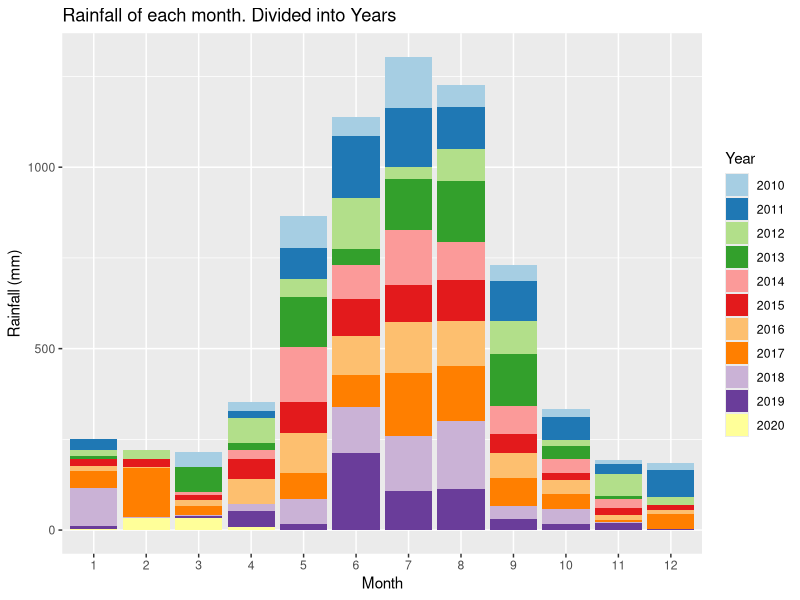
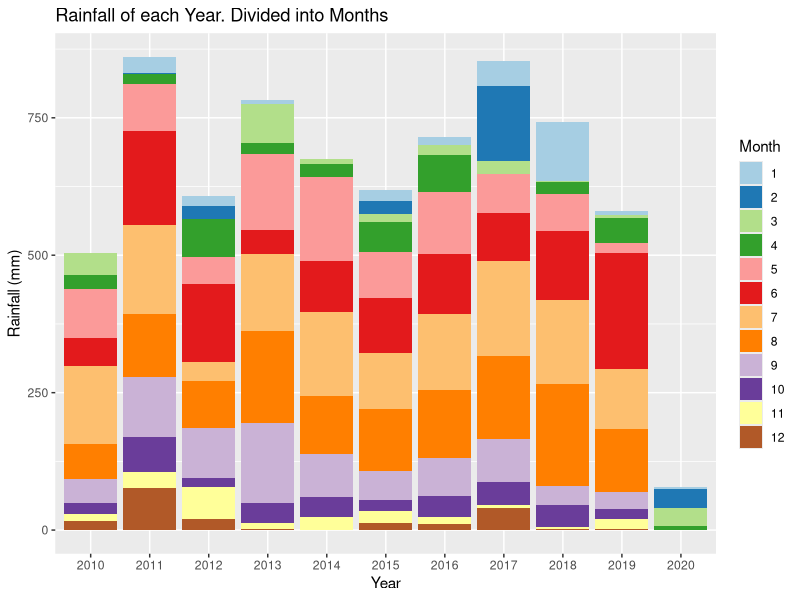
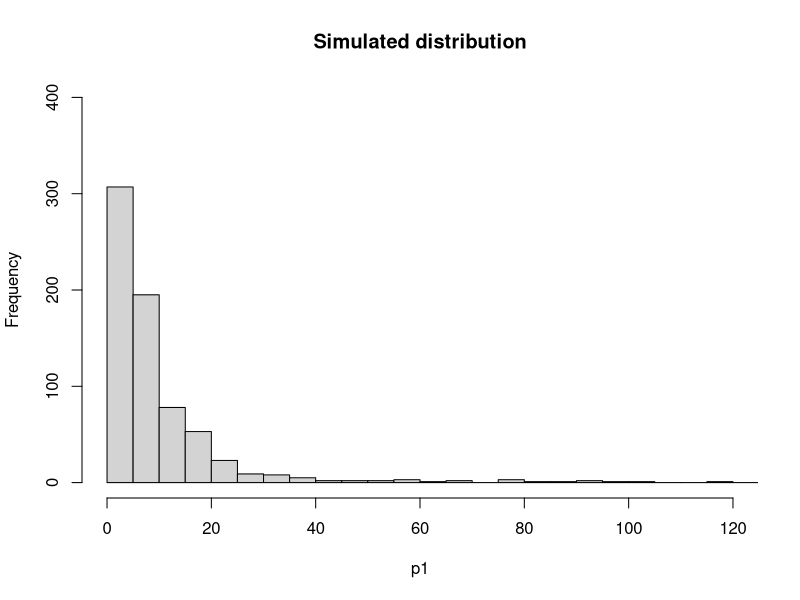
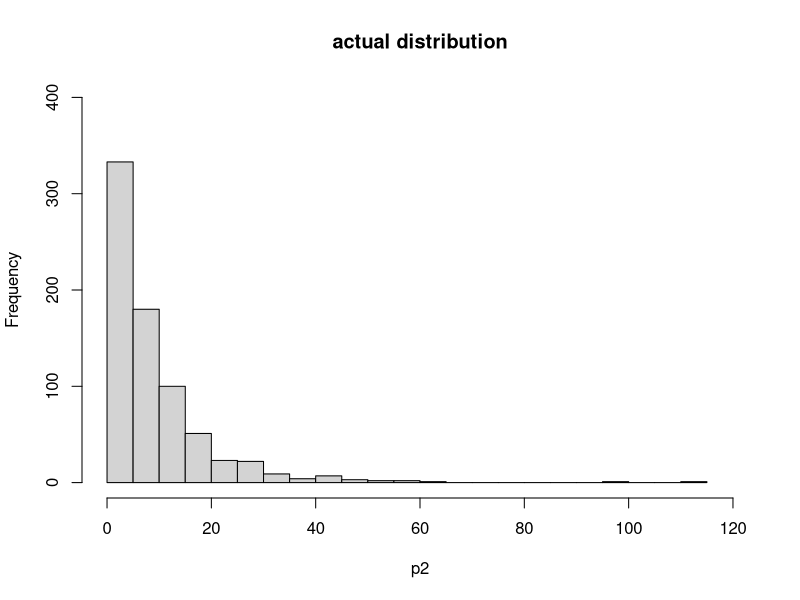
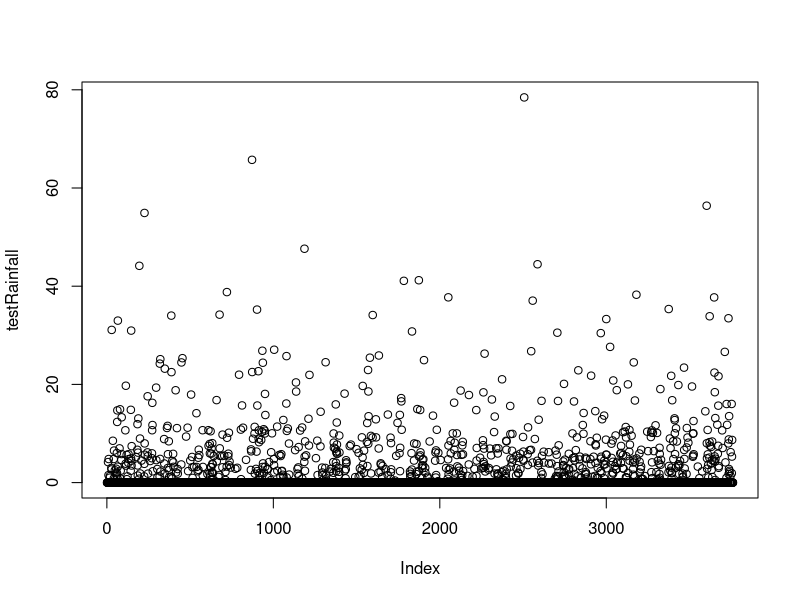
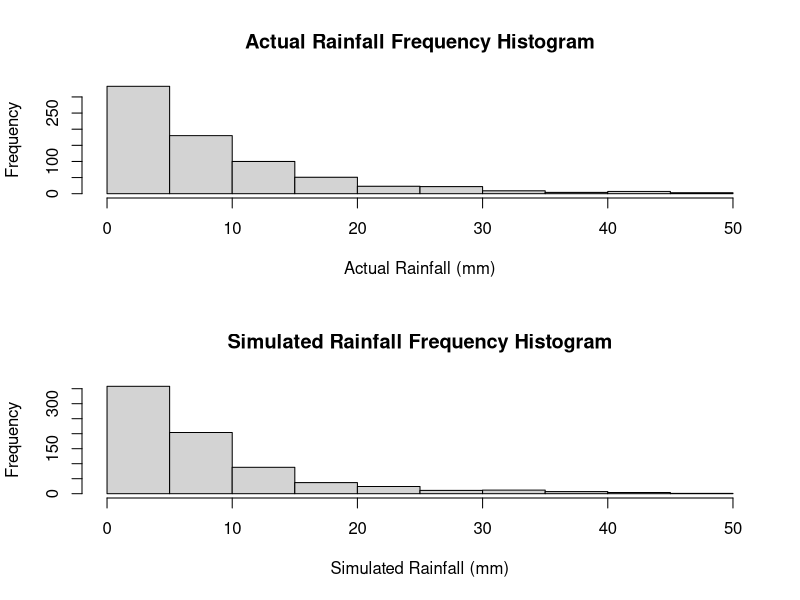
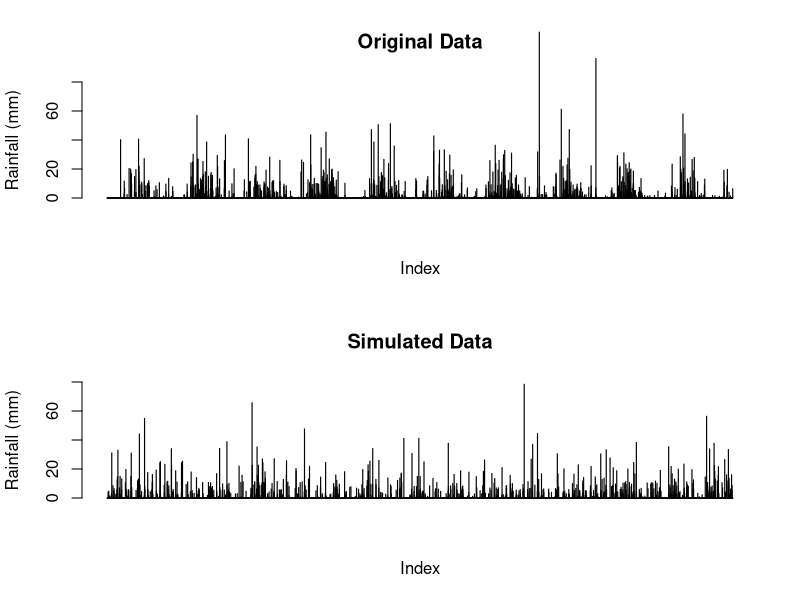
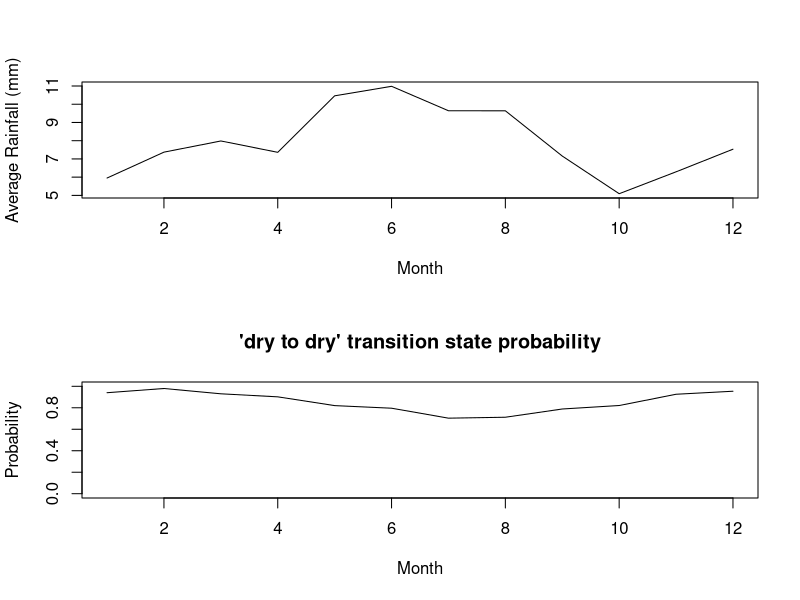

Recreate these plots in R, in order.
## ---- chunk 1
knitr::opts_chunk$set(echo = TRUE)
## ---- chunk 2
# Reading in the data from the csv file
data <-  read.csv("IDCJAC0009_009225_1800_Data.csv")
weather_data <- data
weather_data <- weather_data[which(is.na(weather_data$Rainfall.amount..millimetres.) == FALSE),] # Excludes rows with no rainfall record made 
## ---- chunk 3
weather_data$date <- do.call(paste, c(weather_data[c("Day", "Month", "Year")], sep = "-")) # Creating a column that contains the date for easy indentification
## ---- chunk 4
# Function to categorise day as either 'wet' or 'dry' for the Markov Chain functions
state <- function(x){
  stateList <- c()
  for(ii in 1:length(x)){
    if(x[ii] < 1){
      stateList <- c(stateList, "dry")
    }
    if(x[ii] >= 1){
      stateList <- c(stateList, "wet")
    }
  }
  return(stateList)
}
weather_data$state <- state(weather_data$Rainfall.amount..millimetres.)
## ---- chunk 5
# Function establishing Markov Chain transition state. Establishing the relationship between the rainfall of a given day and the day before it.
transitionState <- function(x){
  transitionStateList <- c('') # Can't find transition state of first observation.
  for(i in 2:length(x)){
    if(x[i] == "dry"){
      if (x[i-1] == "dry"){
        transitionStateList <- c(transitionStateList, "DryToDry")
      }
      else {
        transitionStateList <- c(transitionStateList, "WetToDry")
      }
    }
    if(x[i] == "wet"){
      if (x[i-1] == "dry"){
        transitionStateList <- c(transitionStateList, "DryToWet")
      }
      else {
        transitionStateList <- c(transitionStateList, "WetToWet")
      }
    }
  }
  return(transitionStateList)
}
weather_data$transitionState <- transitionState(weather_data$state)
## ---- chunk 6
train_data <- subset(weather_data, Year >= 2010) # Only look at the most recent, relevant data.
library(ggplot2)
library(RColorBrewer)

# Explorative plots investigating the distribution of rainfall across months and years

# Plotting the rainfall data (grouped by years and months)
# Distribution of rainfall by month (segmented by year)
ggplot(train_data, aes(x = factor(Month), y = Rainfall.amount..millimetres., fill = factor(Year))) + 
  geom_bar(stat = "identity") + 
  scale_fill_brewer(palette = "Paired") + 
  xlab("Month")+
  ylab("Rainfall (mm)")+
  labs(fill = "Year")+
  ggtitle("Rainfall of each month. Divided into Years")
# There does appear to be a rough distribution of rainfall by month. Most years May, June, July, August, and September (month 5-9) have the most rain. There are outliers

ggplot(train_data, aes(x = factor(Year), y = Rainfall.amount..millimetres., fill = factor(Month))) + 
  geom_bar(stat = "identity") + 
  scale_fill_brewer(palette = "Paired") + 
  xlab("Year")+
  ylab("Rainfall (mm)")+
  labs(fill = "Month")+
  ggtitle("Rainfall of each Year. Divided into Months")
# There does not appear to be any obvious pattern in the rainfall across the 10 years (note. 2020 only contains 4 months of data, hence the low rainfall). The average looks to be around 650-700 mm. 
## ---- chunk 7
table(train_data$Month, train_data$Year) # only four months of data in 2020
## ---- chunk 8
#Calculating transition state probabilities, in general (no respect to month or season)
weatherTable <- table(train_data$transitionState)

probWetToWet = weatherTable['WetToWet'] / (weatherTable['WetToWet'] + weatherTable['WetToDry'])
probWetToWet

probDryToDry = weatherTable['DryToDry'] / (weatherTable['DryToDry'] + weatherTable['DryToWet'])
probDryToDry
## ---- chunk 9
#Basic generator (No seasonal variation)

currentState = "dry" # Years start with very little rain, so more likely to start dry

#calculated above
generateRainfallBasic <- function(genLength){
  rainAmountList <- c()
  for (i3 in 1:genLength){
    if (currentState == "dry"){
      if (runif(1) < probDryToDry){
        currentState = "dry"
      }
      else{
        currentState = "wet"
      }
    }
    else if (currentState == "wet"){
      if (runif(1) < probWetToWet){
        currentState = "wet"
      }
      else{
        currentState = "dry"
      }
    }
                                      #generating amount of rainfall if state is wet, else 0
    if (currentState == "wet"){
      rainAmount <- 5*exp(rnorm(1))
      rainAmountList <- c(rainAmountList, rainAmount)
    }
    else{
      rainAmountList <- c(rainAmountList, 0)
    }
  }
  return(rainAmountList)
}
## ---- chunk 10
#comparing log-normal against actual data, veeerryyyy close fit, will use log-normal for rainfall sim
p1 <- 5*exp(rnorm(732))
p1 <- p1[p1>1]
hist(p1, breaks = 30, xlim = c(0,120), ylim = c(0,400), main = "Simulated distribution")

p2 <- train_data$Rainfall.amount..millimetres.[train_data$Rainfall.amount..millimetres.>1]
hist(p2, breaks = 30, xlim = c(0,120), ylim = c(0,400), main = "actual distribution")

## ---- chunk 11
#Basic generator tests
testRainfall = generateRainfallBasic(3761)
plot(testRainfall)

par(mfrow=c(2,1))
hist(train_data$Rainfall.amount..millimetres.[train_data$Rainfall.amount..millimetres.>1 & train_data$Rainfall.amount..millimetres.<50], xlab = "Actual Rainfall (mm)", main = "Actual Rainfall Frequency Histogram")
hist(testRainfall[testRainfall > 1 & testRainfall <50], xlab = "Simulated Rainfall (mm)", main = "Simulated Rainfall Frequency Histogram")

par(mfrow=c(2,1))
barplot(train_data$Rainfall.amount..millimetres., ylim = c(0,80), main = "Original Data", ylab = "Rainfall (mm)", xlab = "Index")
barplot(testRainfall, ylim = c(0,80), main = "Simulated Data", ylab = "Rainfall (mm)", xlab = "Index")
## ---- chunk 12
#Calculates the transition probabilities for each month
transitonStatesMonthsFrame <- data.frame(list(rep(0, 12), list(rep(0, 12), list(rep(0, 12), list(rep(0, 12)))))) #Initialises 12x4 frame filled with zeroes (4 columns for each transition state, 12 rows for each month)
names(transitonStatesMonthsFrame) <- c('DryToDry', 'DryToWet', 'WetToDry', 'WetToWet')

#Makes the dataframe with the count of each transition state with each month
for (i4 in 1:dim(train_data)[1]){
  tempTransitionState <- train_data[i4, 'transitionState']
  tempMonth <- train_data[i4, 'Month'] 
  transitonStatesMonthsFrame[tempMonth, tempTransitionState] <- transitonStatesMonthsFrame[tempMonth, tempTransitionState]+1 # increase count of tempTransitionState for month tempMonth by 1
}
## ---- chunk 13
#Calculates the transition state probabilities for each month in the data frame
probTransitonStatesMonthsFrame <- transitonStatesMonthsFrame
for (i in 1:dim(transitonStatesMonthsFrame)[1]){
  
  probTransitonStatesMonthsFrame[i, 'DryToDry'] <- transitonStatesMonthsFrame[i, 'DryToDry'] / (transitonStatesMonthsFrame[i, 'DryToDry'] + transitonStatesMonthsFrame[i, 'DryToWet'])
  
  probTransitonStatesMonthsFrame[i, 'DryToWet'] <- transitonStatesMonthsFrame[i, 'DryToWet'] / (transitonStatesMonthsFrame[i, 'DryToDry'] + transitonStatesMonthsFrame[i, 'DryToWet'])
    
  probTransitonStatesMonthsFrame[i, 'WetToDry'] <- transitonStatesMonthsFrame[i, 'WetToDry'] / (transitonStatesMonthsFrame[i, 'WetToDry'] + transitonStatesMonthsFrame[i, 'WetToWet'])
    
  probTransitonStatesMonthsFrame[i, 'WetToWet'] <- transitonStatesMonthsFrame[i, 'WetToWet'] / (transitonStatesMonthsFrame[i, 'WetToDry'] + transitonStatesMonthsFrame[i, 'WetToWet'])
}
## ---- chunk 14
#testing average rainfall when its rains in each month, and for wettowet vs drytowet transitions.
test_w2w <- train_data$Rainfall.amount..millimetres.[train_data$transitionState == "WetToWet"]
test_d2w <- train_data$Rainfall.amount..millimetres.[train_data$transitionState == "DryToWet"]
mean(test_w2w)
mean(test_d2w)
wilcox.test(test_d2w, test_w2w)
#since resulting wilcox test p-value is 0.85, we conclude that theres no difference in rainfall depending on the transition state, and do not need to include it in our model.

test_rainfallPerMonth <- train_data[train_data$state == "wet",c(4,6)]
kruskal.test(Rainfall.amount..millimetres. ~ Month, data = test_rainfallPerMonth)
#p-val = 0.00016, therefore difference between average rainfall for each month

rm(test_d2w)
rm(test_w2w)

rm(test_rainfallPerMonth)

## ---- chunk 15
#calculating the mean rainfall when it rains for each month, to change how much it rains according to the generator later on. Limited to less than 60 mls as the dataset is not large enough for large rainfall amounts (such as 114ml in feburary) to not throw the mean off.
rainMonthData <- c()
for (i in 1:12){
  temp<- train_data$Rainfall.amount..millimetres.[train_data$state == "wet" & train_data$Month == i & train_data$Rainfall.amount..millimetres. < 60]
  rainMonthData <- c(rainMonthData, list(temp))
  rm(temp)
}

rainfallAvgMonth <- sapply(rainMonthData, mean)

## ---- chunk 16
plot(c(1:12), rainfallAvgMonth, type = "l", xlab = "Month", ylab = "Average Rainfall (mm)")
## ---- chunk 17
#How the transition state probabilities vary for each month
plot(probTransitonStatesMonthsFrame$DryToDry, ylim = c(0,1), xlab = "Month", main = "'dry to dry' transition state probability", type = 'l', ylab = "Probability")
plot(probTransitonStatesMonthsFrame$WetToWet, ylim = c(0,1), xlab = "Month", main = "'wet to wet' transition state probability", type = 'l', ylab = "Probability")
## ---- chunk 18

#weather generator accounting  for seasonal variation of transition states 
#yes this is just a spicy version of basic generator it's mostly the same in fact if i forget to even do this it is the same

#Weather generator accounting  for seasonal variation of transition states or something i hope
#Yes this is just a spicy version of basic generator it's mostly the same in fact if i forget to even do this it is the same


generateRainfallSeasonal <- function(input){
  # input must be weather_data or a subset of weather_data
  currentState = "dry" #can make this into a random choice later
  rainAmountList <- c()
  for (i5 in 1:dim(input)[1]){
    if (currentState == "dry"){
      if (runif(1) < probTransitonStatesMonthsFrame[input[i5, 'Month'], 'DryToDry']){ #now inputs depending on the month of input
        currentState = "dry"
      }
      else{
        currentState = "wet"
      }
    }
    else if (currentState == "wet"){
      if (runif(1) < probTransitonStatesMonthsFrame[input[i5, 'Month'], 'WetToWet']){
        currentState = "wet"
      }
      else{
        currentState = "dry"
      }
    }
                                      #generating amount of rainfall if state is wet, else 0
    if (currentState == "wet"){
      
      #rainAmount <- 5*exp(rnorm(1)) #now log-normal dist, 5 used because is close to mean of weather_data's / the mean of what exp(rnorm(1)) is by default /// Old Version 
      rainAmount <- rainfallAvgMonth[input[i5, 'Month']]*exp(rnorm(1))/1.648 #average of exp(rnorm(1)) is ~1.648, so we divide by that so the average of each month will just be the actual average calculated from rainfallAvgMonth.
      
      rainAmountList <- c(rainAmountList, rainAmount)
    }
    else{
      rainAmountList <- c(rainAmountList, 0)
    }
  }
  return(rainAmountList)
}
## ---- chunk 19
#testing code for seasonal generator
inputSeasonalRainfall <- dplyr::select(train_data, 'Year', 'Month', 'Day') #using existing train data's dates to input to function, instead of putting in just how many to generate

testSeasonalRainfall = generateRainfallSeasonal(inputSeasonalRainfall)
## ---- chunk 20
par(mfrow=c(2,1))
barplot(train_data$Rainfall.amount..millimetres., ylim = c(0,80), main = "Original Data", ylab = "Rainfall (mm)", xlab = "Index")
barplot(testSeasonalRainfall, ylim = c(0,80), main = "Simulated Data - seasonal", ylab = "Rainfall (mm)", xlab = "Index")
## ---- chunk 21
#comparing log-normal against actual data, veery close fit, will use log-normal for rainfall sim
p1 <- 5*exp(rnorm(732))
p1 <- p1[p1>1]
hist(p1, breaks = 30, xlim = c(0,120), ylim = c(0,400), main = "Simulated distribution")

p2 <- train_data$Rainfall.amount..millimetres.[train_data$Rainfall.amount..millimetres.>1]
hist(p2, breaks = 30, xlim = c(0,120), ylim = c(0,400), main = "actual distribution")

## ---- chunk 22
set.seed(100345)

sampID <- sample.int(nrow(train_data), size = 0.5*nrow(train_data), replace = FALSE)
train_data <- train_data[sampID,] # 50% of data for training
test_data <- train_data[-sampID,] # 50% for testing
## ---- chunk 23
#code to calculate transition probabilities for each month (copied from earlier)

transitonStatesMonthsFrame <- data.frame(list(rep(0, 12), list(rep(0, 12), list(rep(0, 12), list(rep(0, 12)))))) #initialising frame by creating 12x4 frame filled with zeroes
names(transitonStatesMonthsFrame) <- c('DryToDry', 'DryToWet', 'WetToDry', 'WetToWet') #name da columns

for (i4 in 1:dim(train_data)[1]){ #making dataframe with count of each transition state for each month
  tempTransitionState <- train_data[i4, 'transitionState']
  tempMonth <- train_data[i4, 'Month']
  transitonStatesMonthsFrame[tempMonth, tempTransitionState] <- transitonStatesMonthsFrame[tempMonth, tempTransitionState]+1
}
## ---- chunk 24
#also copied from earlier
probTransitonStatesMonthsFrame<- transitonStatesMonthsFrame
for (i in 1:dim(transitonStatesMonthsFrame)[1]){ #calculating transition probs for each month in df
  
  probTransitonStatesMonthsFrame[i, 'DryToDry'] <- transitonStatesMonthsFrame[i, 'DryToDry'] / (transitonStatesMonthsFrame[i, 'DryToDry'] + transitonStatesMonthsFrame[i, 'DryToWet'])
  
  probTransitonStatesMonthsFrame[i, 'DryToWet'] <- transitonStatesMonthsFrame[i, 'DryToWet'] / (transitonStatesMonthsFrame[i, 'DryToDry'] + transitonStatesMonthsFrame[i, 'DryToWet'])
    
  probTransitonStatesMonthsFrame[i, 'WetToDry'] <- transitonStatesMonthsFrame[i, 'WetToDry'] / (transitonStatesMonthsFrame[i, 'WetToDry'] + transitonStatesMonthsFrame[i, 'WetToWet'])
    
  probTransitonStatesMonthsFrame[i, 'WetToWet'] <- transitonStatesMonthsFrame[i, 'WetToWet'] / (transitonStatesMonthsFrame[i, 'WetToDry'] + transitonStatesMonthsFrame[i, 'WetToWet'])
}
## ---- chunk 25
#generate test data
testSeasonalRainfall50 = generateRainfallSeasonal(train_data)
## ---- chunk 26
par(mfrow = c(2, 1))

barplot(testSeasonalRainfall50, ylab = "Rainfall (mm)", xlab = "index", main = "Simulated data")
barplot(test_data$Rainfall.amount..millimetres., ylab = "Rainfall (mm)", xlab  = "index", main = "Actual data")
## ---- chunk 27
train_data <- subset(weather_data, Year >= 2010)
train10_data <- subset(weather_data, Year >= 2009 & Year < 2019)
data_2019 <- subset(weather_data, Year == 2019)
## ---- chunk 28
#code to calculate transition probabilities for each month (copied from earlier)

transitonStatesMonthsFrame <- data.frame(list(rep(0, 12), list(rep(0, 12), list(rep(0, 12), list(rep(0, 12)))))) #initialising frame by creating 12x4 frame filled with zeroes
names(transitonStatesMonthsFrame) <- c('DryToDry', 'DryToWet', 'WetToDry', 'WetToWet') #name da columns

for (i4 in 1:dim(train10_data)[1]){ #making dataframe with count of each transition state for each month
  tempTransitionState <- train10_data[i4, 'transitionState']
  tempMonth <- train10_data[i4, 'Month']
  transitonStatesMonthsFrame[tempMonth, tempTransitionState] <- transitonStatesMonthsFrame[tempMonth, tempTransitionState]+1
}
## ---- chunk 29
#also copied from earlier
probTransitonStatesMonthsFrame<- transitonStatesMonthsFrame
for (i in 1:dim(transitonStatesMonthsFrame)[1]){ #calculating transition probs for each month in df
  
  probTransitonStatesMonthsFrame[i, 'DryToDry'] <- transitonStatesMonthsFrame[i, 'DryToDry'] / (transitonStatesMonthsFrame[i, 'DryToDry'] + transitonStatesMonthsFrame[i, 'DryToWet'])
  
  probTransitonStatesMonthsFrame[i, 'DryToWet'] <- transitonStatesMonthsFrame[i, 'DryToWet'] / (transitonStatesMonthsFrame[i, 'DryToDry'] + transitonStatesMonthsFrame[i, 'DryToWet'])
    
  probTransitonStatesMonthsFrame[i, 'WetToDry'] <- transitonStatesMonthsFrame[i, 'WetToDry'] / (transitonStatesMonthsFrame[i, 'WetToDry'] + transitonStatesMonthsFrame[i, 'WetToWet'])
    
  probTransitonStatesMonthsFrame[i, 'WetToWet'] <- transitonStatesMonthsFrame[i, 'WetToWet'] / (transitonStatesMonthsFrame[i, 'WetToDry'] + transitonStatesMonthsFrame[i, 'WetToWet'])
}
## ---- chunk 30
set.seed(10346)

# using month probabilites generate one years worth of data 
monthList <- subset(weather_data, Year == 2011) # a year that isn't a leap year to get the month list, as generation algorithm only requires months
monthList <- monthList['Month']
testSeasonalRainfall10 <- generateRainfallSeasonal(monthList)
## ---- chunk 31
#compare generated year against 2019
par(mfrow = c(2,1))
barplot(testSeasonalRainfall10, xlab = "Index", ylab = "Rainfall (mm)", main = "Simulated Rainfall")
barplot(data_2019$Rainfall.amount..millimetres., xlab = "Index", ylab = "Rainfall (mm)", main = "2019 Rainfall")
## ---- chunk 32
# check other years for comparison
par(mfrow = c(3,2))
barplot(testSeasonalRainfall10, xlab = "Index", ylab = "Rainfall (mm)", main = "Simulated Rainfall")
year <- subset(weather_data, Year == 2015)
barplot(year$Rainfall.amount..millimetres., xlab = "Index", ylab = "Rainfall (mm)", main = "2015 Rainfall")
year <- subset(weather_data, Year == 2008)
barplot(year$Rainfall.amount..millimetres., xlab = "Index", ylab = "Rainfall (mm)", main = "2008 Rainfall")
year <- subset(weather_data, Year == 2015)
barplot(year$Rainfall.amount..millimetres., xlab = "Index", ylab = "Rainfall (mm)", main = "2017 Rainfall")
year <- subset(weather_data, Year == 2007)
barplot(year$Rainfall.amount..millimetres., xlab = "Index", ylab = "Rainfall (mm)", main = "2007 Rainfall")
year <- subset(weather_data, Year == 2013)
barplot(year$Rainfall.amount..millimetres., xlab = "Index", ylab = "Rainfall (mm)", main = "2013 Rainfall")
rm(year)
## ---- chunk 33
# Creates a graph of difference in rainfall for years, weeks, months, years to see if there are any potential patterns.

# Creates a list of the weekly rainfall
RainfallWeekly <- data.frame("Rainfall (mm)", "Week")
colnames(RainfallWeekly) <- c("Rainfall (mm)", "Week")
RainfallWeekly$`Rainfall (mm)` <- as.numeric(RainfallWeekly$`Rainfall (mm)`)
RainfallWeekly$Week <- as.numeric(RainfallWeekly$Week)
week = 1
weekRain = 0
for(ii in c(1: nrow(weather_data))){
  weekRain = weekRain + weather_data[ii, 6] # rainfall amount for that row
  
  if(ii%%7 == 0){ # every 7th row
    RainfallWeekly[(ii/7), 1] <- weekRain # 1 row of RainfallWeekly created every 7 rows (1 weeks) - inserting rainfall total for that week
    RainfallWeekly[(ii/7), 2] <- week
    week = week + 1
    weekRain = 0 # clear total rainfall to prepare for next week
  }
}
## ---- chunk 34
RainfallWeeklyDiff <- data.frame(c(1:(nrow(RainfallWeekly)-1)), c(1:(nrow(RainfallWeekly)-1))) # data frame with two columns, one less row than RainfallWeekly
colnames(RainfallWeeklyDiff) <- c("Rainfall diff (mm)", "Week")
RainfallWeeklyDiff$`Rainfall diff (mm)` <- diff(RainfallWeekly$`Rainfall (mm)`) # change in weeks
## ---- chunk 35
# plot first 700 weeks first against the difference in rainfall, and then the rainfall per week
par(mfrow = c(4,1))
plot(RainfallWeeklyDiff[c(1:350), 2], RainfallWeeklyDiff[c(1:350), 1], xlab = "week", ylab = "change in rainfall (mm)", cex = 2, type = "b", main = "Difference in Rainfall (mm) across weeks")
plot(RainfallWeekly[c(1:350), 2], RainfallWeekly[c(1:350), 1], xlab = "week", ylab = "rainfall (mm)", type = "l", main = "Rainfall (mm) by week")
plot(RainfallWeeklyDiff[c(351:700), 2], RainfallWeeklyDiff[c(351:700), 1], xlab = "week", ylab = "change in rainfall (mm)", cex = 2, type = "b", main = "Difference in Rainfall (mm) across weeks")
plot(RainfallWeekly[c(351:700), 2], RainfallWeekly[c(351:700), 1], xlab = "week", ylab = "rainfall (mm)", type = "l", main = "Rainfall (mm) by week")


# the seasonal trends can be clearly seen through these plots, however there does not seem to be any calear patterns in the wet weeks. As such, a simulator using weeks will not be explored.
## ---- chunk 36
# plot second 700 weeks first against the difference in rainfall, and then the rainfall per week
#par(mfrow = c(4,1))
#plot(RainfallWeeklyDiff[c(701:1050), 2], RainfallWeeklyDiff[c(701:1050), 1], xlab = "week", ylab = "change in rainfall (mm)", cex = 2, type = "b")
#plot(RainfallWeekly[c(701:1050), 2], RainfallWeekly[c(701:1050), 1], xlab = "week", ylab = "rainfall (mm)", type = "l")
#plot(RainfallWeeklyDiff[c(1051:1414), 2], RainfallWeeklyDiff[c(1051:1414), 1], xlab = "week", ylab = "change in rainfall (mm)", cex = 2, type = "b")
#plot(RainfallWeekly[c(1051:1414), 2], RainfallWeekly[c(1051:1414), 1], xlab = "week", ylab = "rainfall (mm)", type = "l")
## ---- chunk 37
rainSort_2019 <- data_2019$Rainfall.amount..millimetres.
# qqplot before removing 'dry' days
qqnorm(rainSort_2019, pch = 1, frame = F, main = "Normal Q-Q Plot of Rainfall 2019 (including dry days)")
qqline(rainSort_2019, col = "red", lwd = 2)
rainSort_2019 <- rainSort_2019[which(rainSort_2019 != 0)]
# qqplot after removing 'dry' days
qqnorm(rainSort_2019, pch = 1, frame = F, main = "Normal Q-Q Plot of Rainfall 2019 (excluding dry days)")
qqline(rainSort_2019, col = "red", lwd = 2)
hist(rainSort_2019, breaks = 50)
# data is not normally distributed
rm(rainSort_2019)
## ---- chunk 38
rain2019 <- subset(weather_data, Year == 2019)
length(rain2019$Rainfall.amount..millimetres.)
length(testSeasonalRainfall10)

## ---- chunk 39
# function to return the sum of ranks of difference (w+ and w-) that are part of the Wilcoxon signed rank calculations
returnRanks <- function(simulated, actual){
  diffs <- (simulated - actual)
  diffs <- diffs[diffs != 0]
  posDifs <- which(diffs > 0)
  negDiffs <- which(diffs < 0)
  rank <- rank(abs(diffs))
  rankPosDiff <- sum(rank[posDifs])
  rankNegDiff <- sum(rank[negDiffs]) 
  return(c(rankPosDiff, rankNegDiff))
}

## ---- chunk 40

table(rain2019$Month)
# Since there are two days missing from October and December, we will have to find the days and remove them from our simulated results.
table(rain2019$Day)
# one month is missing a day 5, and another is missing a day 19 (both 11 when should be 12)/
temp <- subset(rain2019, Day == 5)
temp$Month # 5th of October missing
temp <- subset(rain2019, Day == 19)
temp$Month # 19th of December missing
rm(temp)
## ---- chunk 41
# to perform Wilcoxon Signed Rank test must have paired data, so remove those extra dates from testSeasonalRainfall10
# 2019 is a non leap year

which(rain2019$date == "4-10-2019") # find what row the day before 5-10-2019 is
# thereforer 5-10-2019 would be row 278 (277+1)
which(rain2019$date == "18-12-2019") # find what row the day before 5-10-2019 is
# thereforer 5-10-2019 would be row 353 (351+2). Add two as both 5th october and 19th december are missing

simRainfall2019 <- testSeasonalRainfall10[-c(278, 353)] # remove day 278 and day 353 data from testSeasonalRainfall10
## ---- chunk 42
# test of testSeasonalRainfall10 against 2019 rainfall (testSeasonalRainfall10 was simulation of 2019 rainfall)
wilcox.test(rain2019$Rainfall.amount..millimetres., simRainfall2019, paired = T, alternative = "t", conf.int = T, conf.level = 0.95)

# the p-value is 0.04918,indicating that it is likely that there is a significant difference between the simulated data and the actual data. This means that one set of data was consistently and significantly larger than the other

# manual calculation of Wilcoxon signed rank values 

sumRanks <- returnRanks(simRainfall2019, rain2019$Rainfall.amount..millimetres.)
sumRanks[1] # rankPosDiff ( sum of the ranks of the positive differences)
sumRanks[2] # rankNegDiff (sum of the ranks of the negative differrences)

# rankPosDiff (the sum of the ranks of the differences where the simulated data is greater than the actual) is 7414. rankNegDiff (the sum of the ranks of the the differences where the actual is greater than the simulated) is 5147. rankPosDiff is quite a bit larger than rankNegDiff
## ---- chunk 43
# to confirm the results of the first Wilcoson signed rank test, repeat with 3 different sets of simulated rainfall
set.seed(12345)

# using month probabilites generate one years worth of data 
monthList <- subset(weather_data, Year == 2011) # a year that isn't a leap year to get the month list, as generation algorithm only requires months
monthList <- monthList['Month']
testSeasonalRainfall10 <- generateRainfallSeasonal(monthList)
## ---- chunk 44
simRainfall2019 <- testSeasonalRainfall10[-c(278, 353)] # Removing day 278 and day 353 data from testSeasonalRainfall10 because we are missing data.

wilcox.test(rain2019$Rainfall.amount..millimetres., simRainfall2019, paired = T, alternative = "t", conf.int = T, conf.level = 0.95)

# The p-value is 0.1981, indiciating that there is not a significant difference between the simulated data and the actual data

# manual calculation of Wilcoxon signed rank values 
sumRanks <- returnRanks(simRainfall2019, rain2019$Rainfall.amount..millimetres.)
sumRanks[1] # rankPosDiff ( sum of the ranks of the positive differences)
sumRanks[2] # rankNegDiff (sum of the ranks of the negative differrences)

## ---- chunk 45
set.seed(347876)

# using month probabilites generate one years worth of data 
monthList <- subset(weather_data, Year == 2011) # a year that isn't a leap year to get the month list, as generation algorithm only requires months
monthList <- monthList['Month']
testSeasonalRainfall10 <- generateRainfallSeasonal(monthList)

simRainfall2019 <- testSeasonalRainfall10[-c(278, 353)] # remove day 278 and day 353 data from testSeasonalRainfall10

wilcox.test(rain2019$Rainfall.amount..millimetres., simRainfall2019, paired = T, alternative = "t", conf.int = T, conf.level = 0.95)

# manual calculation of Wilcoxon signed rank values 
sumRanks <- returnRanks(simRainfall2019, rain2019$Rainfall.amount..millimetres.)
sumRanks[1] # rankPosDiff ( sum of the ranks of the positive differences)
sumRanks[2] # rankNegDiff (sum of the ranks of the negative differrences)

## ---- chunk 46
set.seed(3456789)
# using month probabilites generate one years worth of data 
monthList <- subset(weather_data, Year == 2011) # a year that isn't a leap year to get the month list, as generation algorithm only requires months
monthList <- monthList['Month']
testSeasonalRainfall10 <- generateRainfallSeasonal(monthList)

simRainfall2019 <- testSeasonalRainfall10[-c(278, 353)] # remove day 278 and day 353 data from testSeasonalRainfall10

wilcox.test(rain2019$Rainfall.amount..millimetres., simRainfall2019, paired = T, alternative = "t", conf.int = T, conf.level = 0.95)


# manual calculation of Wilcoxon signed rank values 
sumRanks <- returnRanks(simRainfall2019, rain2019$Rainfall.amount..millimetres.)
sumRanks[1] # rankPosDiff ( sum of the ranks of the positive differences)
sumRanks[2] # rankNegDiff (sum of the ranks of the negative differrences)

## ---- chunk 47
# looking at the four total simulations created, there is generally no significant different between the simulated rainfall and the actual rainfall. 
# However looking at rankPosDiff and rankNegDiff calculated for each (the sum of the ranks of the positive and negative differences between the simulated and actual data respectively), the simulated rainfall was consistently larger than the actual data 
# The reason for this is likely because 2019 had a very small amount of rainfall compared to the rest of the years.
sum(train10_data$Rainfall.amount..millimetres.)/10 # /10 to get average of 10 years of rain data
sum(rain2019$Rainfall.amount..millimetres.)
## ---- chunk 48
median(simRainfall2019)
median(rain2019$Rainfall.amount..millimetres.)

# given the number of dry days, it makes sense that the median's would be very similar in the Wilcoxon Signed Rank test
# To perform the Wilcoxon Signed Rank test we remove those dates from testSeasonalRainfall10
# 2019 is a non leap year so February will have 28 days
#October 5th and December 19th are missing, so we remove them
month_result <- which(rain2019$date == "4-10-2019" | rain2019$date=="18-12-2019")
## ---- chunk 49
simRainfall2019 <- testSeasonalRainfall10[-c(month_result[1]+1, month_result[2]+1)] #Removing 4/10/19 and 18/12/19 because these dates are missing from the data.
# Test of testSeasonalRainfall10 against 2019 rainfall (testSeasonalRainfall10 was simulation of 2019 rainfall)
wilcox.test(simRainfall2019, rain2019$Rainfall.amount..millimetres., paired = T, alternative = "t")

# Since the p-value is relatively high, it can be concluded that there is no significant diference between the simulated 2019 data and the actual 2019 data. 
# While the simulation may not be an accurate prediction of 2019 (as seen in the barplots), the simulation was also not logically flawed, as there is not a significant difference between the median of the simulation and the median of the actual.
#Furthermore, a qucik comparison of the medians in the Wilcoxon Signed Rank test shows that (as expected) they are also very similar.
cat("Median of actual and simulated rainfall respectively: ", median(rain2019$Rainfall.amount..millimetres.), median(simRainfall2019))
rm(simRainfall2019)
## ---- chunk 50
# looking at 2013 data (which had a larger than average amount of rain)

rain2013 <- subset(weather_data, Year == 2013)
simRainfall2013 <- generateRainfallSeasonal(monthList)
wilcox.test(simRainfall2013, rain2013$Rainfall.amount..millimetres., paired = T, conf.int = T, conf.level = 0.95)

diffs <- (simRainfall2013 - rain2013$Rainfall.amount..millimetres.)
diffs <- diffs[diffs != 0]
posDifs <- which(diffs > 0)
negDiffs <- which(diffs < 0)
rank <- rank(abs(diffs))
rankPosDiff <- sum(rank[posDifs])
rankNegDiff <- sum(rank[negDiffs]) 

rankPosDiff
rankNegDiff

mean(diffs)
## ---- chunk 51
monthList <- subset(weather_data, Year == 2011) # a year that isn't a leap year to get the month list, as generation algorithm only requires months
monthList <- monthList['Month']

sumRainfall = 0

for(i in c(1:100)){
  set.seed(i)
  tempRainfall <- generateRainfallSeasonal(monthList)
  sumRainfall <- sumRainfall + sum(tempRainfall)
}
meanRainfallSim <- sumRainfall/100
meanRainfallSim

meanRainfallActual <- sum(train10_data$Rainfall.amount..millimetres.)/10
meanRainfallActual
